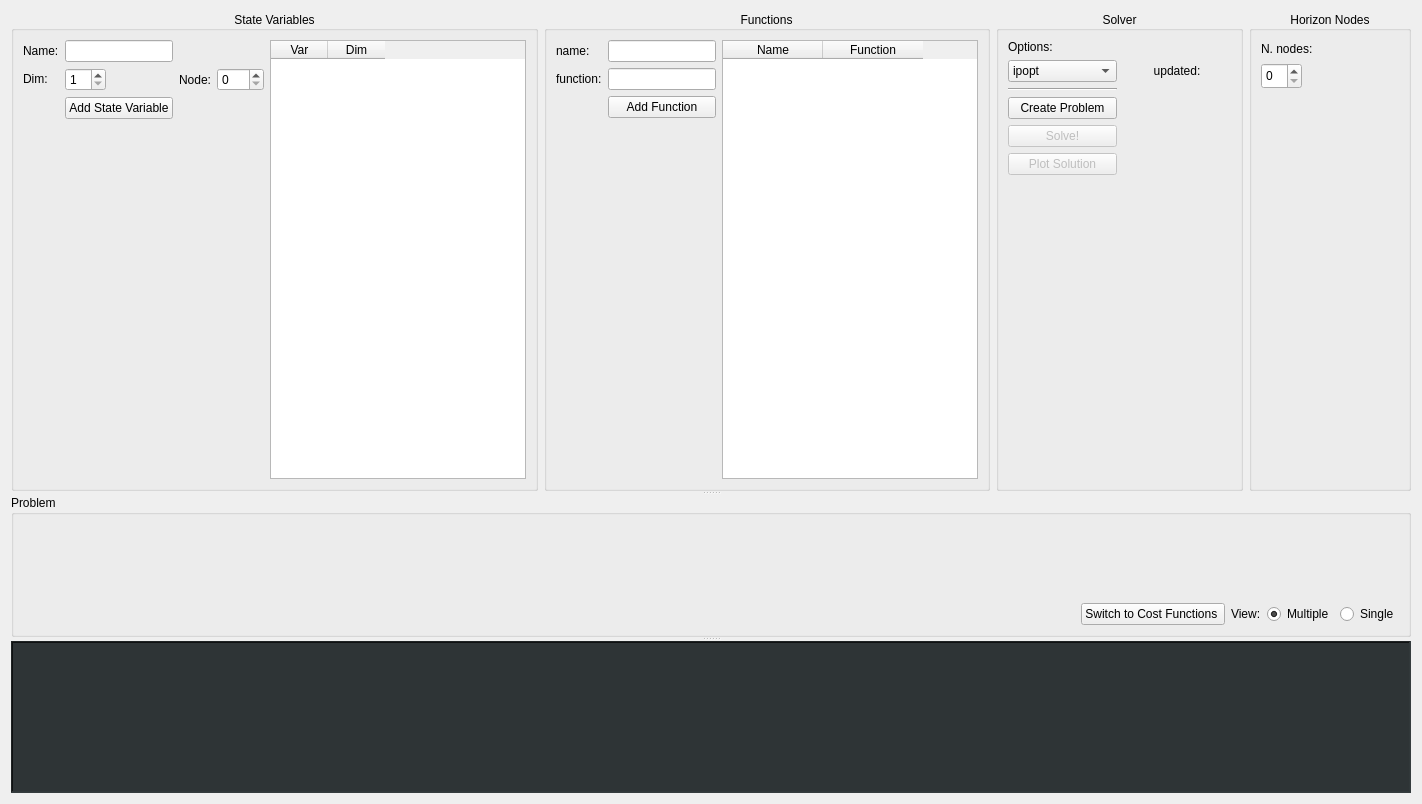
<?xml version="1.0" encoding="UTF-8"?>
<ui version="4.0">
 <class>HorizonGUI</class>
 <widget class="QWidget" name="HorizonGUI">
  <property name="geometry">
   <rect>
    <x>0</x>
    <y>0</y>
    <width>1422</width>
    <height>804</height>
   </rect>
  </property>
  <property name="mouseTracking">
   <bool>false</bool>
  </property>
  <property name="windowTitle">
   <string>Form</string>
  </property>
  <layout class="QVBoxLayout" name="verticalLayout_3">
   <item>
    <widget class="QSplitter" name="splitter">
     <property name="orientation">
      <enum>Qt::Vertical</enum>
     </property>
     <widget class="QWidget" name="layoutWidget">
      <layout class="QHBoxLayout" name="horizontalLayout_2">
       <item>
        <widget class="QGroupBox" name="SV">
         <property name="sizePolicy">
          <sizepolicy hsizetype="Fixed" vsizetype="Expanding">
           <horstretch>0</horstretch>
           <verstretch>0</verstretch>
          </sizepolicy>
         </property>
         <property name="minimumSize">
          <size>
           <width>0</width>
           <height>131</height>
          </size>
         </property>
         <property name="title">
          <string>State Variables</string>
         </property>
         <property name="alignment">
          <set>Qt::AlignCenter</set>
         </property>
         <property name="flat">
          <bool>false</bool>
         </property>
         <property name="checkable">
          <bool>false</bool>
         </property>
         <layout class="QGridLayout" name="gridLayout">
          <item row="1" column="1">
           <widget class="QSpinBox" name="SVDimInput">
            <property name="sizePolicy">
             <sizepolicy hsizetype="Fixed" vsizetype="Fixed">
              <horstretch>0</horstretch>
              <verstretch>0</verstretch>
             </sizepolicy>
            </property>
            <property name="minimum">
             <number>1</number>
            </property>
           </widget>
          </item>
          <item row="0" column="1">
           <widget class="QLineEdit" name="SVNameInput">
            <property name="sizePolicy">
             <sizepolicy hsizetype="Fixed" vsizetype="Fixed">
              <horstretch>0</horstretch>
              <verstretch>0</verstretch>
             </sizepolicy>
            </property>
           </widget>
          </item>
          <item row="1" column="3">
           <widget class="NodesSpinBox" name="SVNodeInput">
            <property name="sizePolicy">
             <sizepolicy hsizetype="Fixed" vsizetype="Fixed">
              <horstretch>0</horstretch>
              <verstretch>0</verstretch>
             </sizepolicy>
            </property>
            <property name="palette">
             <palette>
              <active>
               <colorrole role="Highlight">
                <brush brushstyle="SolidPattern">
                 <color alpha="0">
                  <red>87</red>
                  <green>49</green>
                  <blue>198</blue>
                 </color>
                </brush>
               </colorrole>
               <colorrole role="HighlightedText">
                <brush brushstyle="SolidPattern">
                 <color alpha="255">
                  <red>0</red>
                  <green>0</green>
                  <blue>0</blue>
                 </color>
                </brush>
               </colorrole>
              </active>
              <inactive>
               <colorrole role="Highlight">
                <brush brushstyle="SolidPattern">
                 <color alpha="0">
                  <red>87</red>
                  <green>49</green>
                  <blue>198</blue>
                 </color>
                </brush>
               </colorrole>
               <colorrole role="HighlightedText">
                <brush brushstyle="SolidPattern">
                 <color alpha="255">
                  <red>0</red>
                  <green>0</green>
                  <blue>0</blue>
                 </color>
                </brush>
               </colorrole>
              </inactive>
              <disabled>
               <colorrole role="Highlight">
                <brush brushstyle="SolidPattern">
                 <color alpha="255">
                  <red>145</red>
                  <green>141</green>
                  <blue>126</blue>
                 </color>
                </brush>
               </colorrole>
               <colorrole role="HighlightedText">
                <brush brushstyle="SolidPattern">
                 <color alpha="255">
                  <red>0</red>
                  <green>0</green>
                  <blue>0</blue>
                 </color>
                </brush>
               </colorrole>
              </disabled>
             </palette>
            </property>
            <property name="maximum">
             <number>102</number>
            </property>
            <property name="value">
             <number>0</number>
            </property>
           </widget>
          </item>
          <item row="1" column="0">
           <widget class="QLabel" name="SVDim">
            <property name="sizePolicy">
             <sizepolicy hsizetype="Fixed" vsizetype="Fixed">
              <horstretch>0</horstretch>
              <verstretch>0</verstretch>
             </sizepolicy>
            </property>
            <property name="text">
             <string>Dim:</string>
            </property>
           </widget>
          </item>
          <item row="1" column="2">
           <widget class="QLabel" name="SVNode">
            <property name="sizePolicy">
             <sizepolicy hsizetype="Fixed" vsizetype="Preferred">
              <horstretch>0</horstretch>
              <verstretch>0</verstretch>
             </sizepolicy>
            </property>
            <property name="text">
             <string>Node:</string>
            </property>
           </widget>
          </item>
          <item row="2" column="1">
           <widget class="QPushButton" name="SVAddButton">
            <property name="sizePolicy">
             <sizepolicy hsizetype="Fixed" vsizetype="Fixed">
              <horstretch>0</horstretch>
              <verstretch>0</verstretch>
             </sizepolicy>
            </property>
            <property name="text">
             <string>Add State Variable</string>
            </property>
           </widget>
          </item>
          <item row="0" column="0">
           <widget class="QLabel" name="SVName">
            <property name="sizePolicy">
             <sizepolicy hsizetype="Fixed" vsizetype="Fixed">
              <horstretch>0</horstretch>
              <verstretch>0</verstretch>
             </sizepolicy>
            </property>
            <property name="text">
             <string>Name:</string>
            </property>
           </widget>
          </item>
          <item row="3" column="1">
           <spacer name="verticalSpacer">
            <property name="orientation">
             <enum>Qt::Vertical</enum>
            </property>
            <property name="sizeHint" stdset="0">
             <size>
              <width>20</width>
              <height>40</height>
             </size>
            </property>
           </spacer>
          </item>
          <item row="0" column="4" rowspan="4">
           <widget class="BoxStateVar" name="SVTable">
            <property name="sizePolicy">
             <sizepolicy hsizetype="Fixed" vsizetype="Expanding">
              <horstretch>0</horstretch>
              <verstretch>0</verstretch>
             </sizepolicy>
            </property>
            <attribute name="horizontalHeaderMinimumSectionSize">
             <number>20</number>
            </attribute>
            <attribute name="horizontalHeaderDefaultSectionSize">
             <number>57</number>
            </attribute>
            <attribute name="horizontalHeaderShowSortIndicator" stdset="0">
             <bool>false</bool>
            </attribute>
            <attribute name="verticalHeaderDefaultSectionSize">
             <number>21</number>
            </attribute>
            <column>
             <property name="text">
              <string>Var</string>
             </property>
            </column>
            <column>
             <property name="text">
              <string>Dim</string>
             </property>
            </column>
           </widget>
          </item>
         </layout>
        </widget>
       </item>
       <item>
        <widget class="QGroupBox" name="funBox">
         <property name="sizePolicy">
          <sizepolicy hsizetype="Fixed" vsizetype="Expanding">
           <horstretch>0</horstretch>
           <verstretch>0</verstretch>
          </sizepolicy>
         </property>
         <property name="minimumSize">
          <size>
           <width>0</width>
           <height>131</height>
          </size>
         </property>
         <property name="layoutDirection">
          <enum>Qt::LeftToRight</enum>
         </property>
         <property name="title">
          <string>Functions</string>
         </property>
         <property name="alignment">
          <set>Qt::AlignCenter</set>
         </property>
         <layout class="QGridLayout" name="gridLayout_3">
          <property name="sizeConstraint">
           <enum>QLayout::SetMinAndMaxSize</enum>
          </property>
          <item row="1" column="0">
           <widget class="QLabel" name="funLabel">
            <property name="sizePolicy">
             <sizepolicy hsizetype="Fixed" vsizetype="Preferred">
              <horstretch>0</horstretch>
              <verstretch>0</verstretch>
             </sizepolicy>
            </property>
            <property name="text">
             <string>function:</string>
            </property>
           </widget>
          </item>
          <item row="0" column="1">
           <widget class="QLineEdit" name="funNameInput">
            <property name="sizePolicy">
             <sizepolicy hsizetype="Fixed" vsizetype="Fixed">
              <horstretch>0</horstretch>
              <verstretch>0</verstretch>
             </sizepolicy>
            </property>
           </widget>
          </item>
          <item row="2" column="1">
           <widget class="QPushButton" name="funButton">
            <property name="text">
             <string>Add Function</string>
            </property>
           </widget>
          </item>
          <item row="1" column="1">
           <widget class="LineEdit" name="funInput">
            <property name="sizePolicy">
             <sizepolicy hsizetype="Fixed" vsizetype="Fixed">
              <horstretch>0</horstretch>
              <verstretch>0</verstretch>
             </sizepolicy>
            </property>
           </widget>
          </item>
          <item row="0" column="0">
           <widget class="QLabel" name="funNameLabel">
            <property name="text">
             <string>name:</string>
            </property>
           </widget>
          </item>
          <item row="3" column="1">
           <spacer name="verticalSpacer_2">
            <property name="orientation">
             <enum>Qt::Vertical</enum>
            </property>
            <property name="sizeHint" stdset="0">
             <size>
              <width>20</width>
              <height>40</height>
             </size>
            </property>
           </spacer>
          </item>
          <item row="0" column="2" rowspan="4">
           <widget class="BoxFunction" name="funTable">
            <property name="sizePolicy">
             <sizepolicy hsizetype="Fixed" vsizetype="Expanding">
              <horstretch>0</horstretch>
              <verstretch>0</verstretch>
             </sizepolicy>
            </property>
            <column>
             <property name="text">
              <string>Name</string>
             </property>
            </column>
            <column>
             <property name="text">
              <string>Function</string>
             </property>
            </column>
           </widget>
          </item>
         </layout>
        </widget>
       </item>
       <item>
        <widget class="QGroupBox" name="SolverBox">
         <property name="title">
          <string>Solver</string>
         </property>
         <property name="alignment">
          <set>Qt::AlignCenter</set>
         </property>
         <layout class="QGridLayout" name="gridLayout_5">
          <item row="2" column="0">
           <widget class="Line" name="line">
            <property name="orientation">
             <enum>Qt::Horizontal</enum>
            </property>
           </widget>
          </item>
          <item row="4" column="1">
           <widget class="LedIndicator" name="ledSolve" native="true"/>
          </item>
          <item row="3" column="1">
           <widget class="LedIndicator" name="ledCreate" native="true">
            <property name="sizePolicy">
             <sizepolicy hsizetype="Minimum" vsizetype="Minimum">
              <horstretch>0</horstretch>
              <verstretch>0</verstretch>
             </sizepolicy>
            </property>
           </widget>
          </item>
          <item row="0" column="0">
           <widget class="QLabel" name="label_2">
            <property name="text">
             <string>Options:</string>
            </property>
           </widget>
          </item>
          <item row="3" column="0">
           <widget class="QPushButton" name="CreateButton">
            <property name="text">
             <string>Create Problem</string>
            </property>
           </widget>
          </item>
          <item row="5" column="0">
           <widget class="QPushButton" name="PlotButton">
            <property name="enabled">
             <bool>false</bool>
            </property>
            <property name="text">
             <string>Plot Solution</string>
            </property>
            <property name="flat">
             <bool>false</bool>
            </property>
           </widget>
          </item>
          <item row="4" column="0">
           <widget class="QPushButton" name="SolveButton">
            <property name="enabled">
             <bool>false</bool>
            </property>
            <property name="text">
             <string>Solve!</string>
            </property>
           </widget>
          </item>
          <item row="1" column="0">
           <widget class="QComboBox" name="SolverOptionMenu">
            <item>
             <property name="text">
              <string>ipopt</string>
             </property>
            </item>
            <item>
             <property name="text">
              <string>doesn't</string>
             </property>
            </item>
            <item>
             <property name="text">
              <string>really</string>
             </property>
            </item>
            <item>
             <property name="text">
              <string>works</string>
             </property>
            </item>
            <item>
             <property name="text">
              <string>lol sorry</string>
             </property>
            </item>
           </widget>
          </item>
          <item row="6" column="0">
           <spacer name="verticalSpacer_4">
            <property name="orientation">
             <enum>Qt::Vertical</enum>
            </property>
            <property name="sizeHint" stdset="0">
             <size>
              <width>20</width>
              <height>40</height>
             </size>
            </property>
           </spacer>
          </item>
          <item row="1" column="1">
           <widget class="QLabel" name="label_3">
            <property name="text">
             <string>updated:</string>
            </property>
            <property name="alignment">
             <set>Qt::AlignCenter</set>
            </property>
           </widget>
          </item>
         </layout>
        </widget>
       </item>
       <item>
        <widget class="QGroupBox" name="groupBox">
         <property name="sizePolicy">
          <sizepolicy hsizetype="Fixed" vsizetype="Expanding">
           <horstretch>0</horstretch>
           <verstretch>0</verstretch>
          </sizepolicy>
         </property>
         <property name="title">
          <string>Horizon Nodes</string>
         </property>
         <property name="alignment">
          <set>Qt::AlignCenter</set>
         </property>
         <layout class="QVBoxLayout" name="verticalLayout_2">
          <item>
           <widget class="QLabel" name="NodesLabel">
            <property name="sizePolicy">
             <sizepolicy hsizetype="Fixed" vsizetype="Fixed">
              <horstretch>0</horstretch>
              <verstretch>0</verstretch>
             </sizepolicy>
            </property>
            <property name="minimumSize">
             <size>
              <width>138</width>
              <height>17</height>
             </size>
            </property>
            <property name="text">
             <string>N. nodes:</string>
            </property>
           </widget>
          </item>
          <item>
           <widget class="QSpinBox" name="NodesSpinBox">
            <property name="sizePolicy">
             <sizepolicy hsizetype="Fixed" vsizetype="Fixed">
              <horstretch>0</horstretch>
              <verstretch>0</verstretch>
             </sizepolicy>
            </property>
            <property name="minimumSize">
             <size>
              <width>0</width>
              <height>26</height>
             </size>
            </property>
           </widget>
          </item>
          <item>
           <spacer name="verticalSpacer_3">
            <property name="orientation">
             <enum>Qt::Vertical</enum>
            </property>
            <property name="sizeHint" stdset="0">
             <size>
              <width>20</width>
              <height>40</height>
             </size>
            </property>
           </spacer>
          </item>
         </layout>
        </widget>
       </item>
      </layout>
     </widget>
     <widget class="QGroupBox" name="PRB">
      <property name="sizePolicy">
       <sizepolicy hsizetype="Fixed" vsizetype="Fixed">
        <horstretch>0</horstretch>
        <verstretch>0</verstretch>
       </sizepolicy>
      </property>
      <property name="title">
       <string>Problem</string>
      </property>
      <layout class="QGridLayout" name="gridLayout_2">
       <item row="2" column="2">
        <layout class="QHBoxLayout" name="LineView">
         <item>
          <widget class="QLabel" name="label">
           <property name="text">
            <string>View:</string>
           </property>
          </widget>
         </item>
         <item>
          <widget class="QRadioButton" name="MultipleLineButton">
           <property name="text">
            <string>Multiple</string>
           </property>
           <property name="checked">
            <bool>true</bool>
           </property>
          </widget>
         </item>
         <item>
          <widget class="QRadioButton" name="SingleLineButton">
           <property name="text">
            <string>Single</string>
           </property>
           <property name="checked">
            <bool>false</bool>
           </property>
          </widget>
         </item>
        </layout>
       </item>
       <item row="2" column="0">
        <spacer name="horizontalSpacer">
         <property name="orientation">
          <enum>Qt::Horizontal</enum>
         </property>
         <property name="sizeHint" stdset="0">
          <size>
           <width>40</width>
           <height>20</height>
          </size>
         </property>
        </spacer>
       </item>
       <item row="2" column="1">
        <widget class="QPushButton" name="switchPageButton">
         <property name="text">
          <string>Switch to Cost Functions </string>
         </property>
        </widget>
       </item>
       <item row="0" column="0" colspan="3">
        <widget class="QStackedWidget" name="ProblemMain">
         <property name="sizePolicy">
          <sizepolicy hsizetype="Preferred" vsizetype="Preferred">
           <horstretch>0</horstretch>
           <verstretch>0</verstretch>
          </sizepolicy>
         </property>
         <property name="currentIndex">
          <number>0</number>
         </property>
         <widget class="QWidget" name="CTPage"/>
         <widget class="QWidget" name="CFPage"/>
        </widget>
       </item>
      </layout>
     </widget>
     <widget class="ConsoleLogger" name="consoleLogger">
      <property name="enabled">
       <bool>true</bool>
      </property>
      <property name="sizePolicy">
       <sizepolicy hsizetype="Expanding" vsizetype="Minimum">
        <horstretch>0</horstretch>
        <verstretch>0</verstretch>
       </sizepolicy>
      </property>
      <property name="maximumSize">
       <size>
        <width>16777215</width>
        <height>200</height>
       </size>
      </property>
      <property name="font">
       <font>
        <family>Monospace</family>
       </font>
      </property>
      <property name="styleSheet">
       <string notr="true">QFrame {background-color: rgb(46, 52, 54)}
QTextEdit {color: rgb(238, 238, 236)}</string>
      </property>
      <property name="frameShape">
       <enum>QFrame::WinPanel</enum>
      </property>
      <property name="frameShadow">
       <enum>QFrame::Sunken</enum>
      </property>
      <property name="sizeAdjustPolicy">
       <enum>QAbstractScrollArea::AdjustToContents</enum>
      </property>
      <property name="readOnly">
       <bool>true</bool>
      </property>
     </widget>
    </widget>
   </item>
  </layout>
  <action name="actionExit">
   <property name="icon">
    <iconset>
     <normaloff>../../../../../../../../.designer/resources/rocket.svg</normaloff>../../../../../../../../.designer/resources/rocket.svg</iconset>
   </property>
   <property name="text">
    <string>Exit</string>
   </property>
   <property name="toolTip">
    <string>Exit Horizon GUI</string>
   </property>
   <property name="shortcut">
    <string>Ctrl+E</string>
   </property>
  </action>
  <action name="actionAbout">
   <property name="icon">
    <iconset>
     <normaloff>../../../../../../../../.designer/resources/info.svg</normaloff>../../../../../../../../.designer/resources/info.svg</iconset>
   </property>
   <property name="text">
    <string>About</string>
   </property>
   <property name="toolTip">
    <string>Info about Horizon GUI</string>
   </property>
   <property name="shortcut">
    <string>Ctrl+I</string>
   </property>
  </action>
 </widget>
 <customwidgets>
  <customwidget>
   <class>NodesSpinBox</class>
   <extends>QSpinBox</extends>
   <header>horizon_gui/custom_widgets/nodes_spinbox.h</header>
  </customwidget>
  <customwidget>
   <class>LineEdit</class>
   <extends>QLineEdit</extends>
   <header>horizon_gui/custom_widgets/line_edit.h</header>
  </customwidget>
  <customwidget>
   <class>BoxStateVar</class>
   <extends>QTableWidget</extends>
   <header>horizon_gui/custom_widgets/box_state_var.h</header>
  </customwidget>
  <customwidget>
   <class>ConsoleLogger</class>
   <extends>QTextEdit</extends>
   <header>horizon_gui/custom_widgets/console_logger.h</header>
  </customwidget>
  <customwidget>
   <class>BoxFunction</class>
   <extends>QTableWidget</extends>
   <header>horizon_gui/custom_widgets/box_function.h</header>
  </customwidget>
  <customwidget>
   <class>LedIndicator</class>
   <extends>QWidget</extends>
   <header>horizon_gui/custom_widgets/led_indicator.h</header>
   <container>1</container>
  </customwidget>
 </customwidgets>
 <resources/>
 <connections/>
 <slots>
  <slot>addStateVariable()</slot>
 </slots>
</ui>
